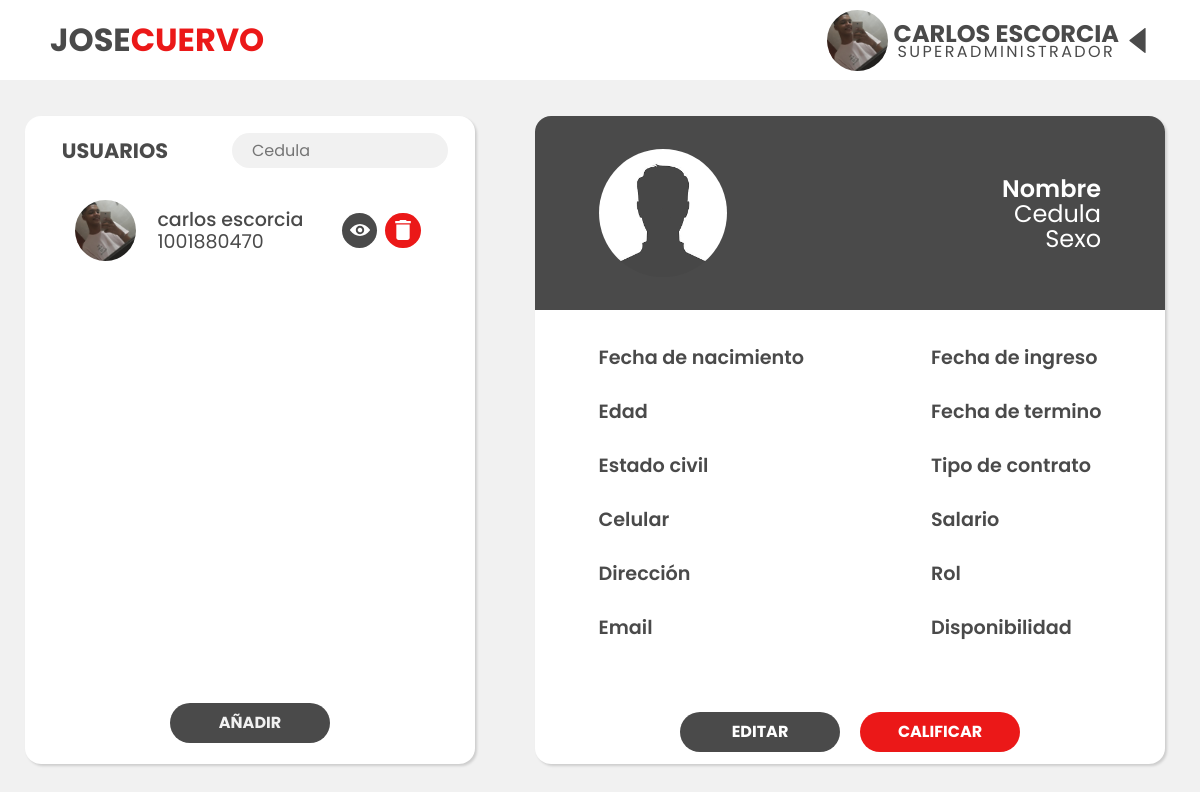
Before: /dashboard (signed in) with the older database file.
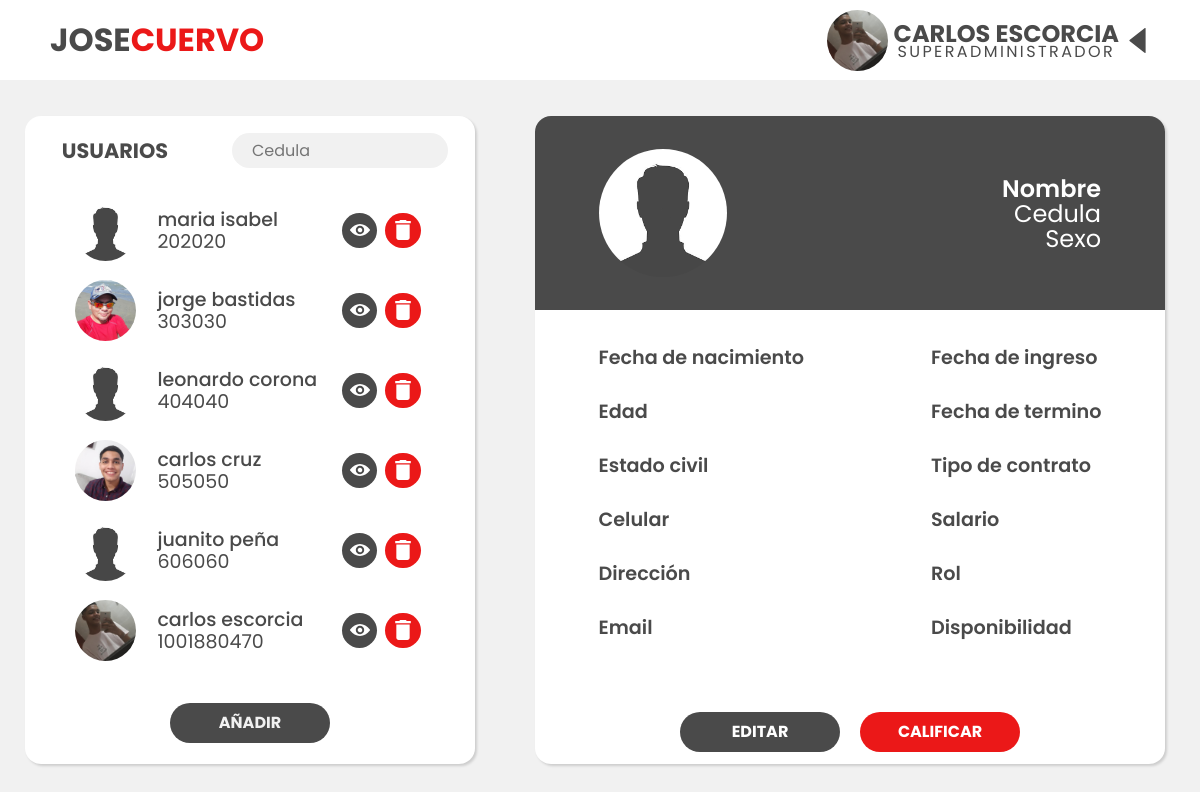
After: the same page with the newer database file.
### tables this page shows
CREATE TABLE usuario (CC INTEGER NOT NULL, nombre VARCHAR, apellido VARCHAR, edad INTEGER, sexo CHAR NOT NULL, fecha_nacimiento DATE, estado_civil VARCHAR, celular INTEGER, direccion VARCHAR, email VARCHAR, fecha_ingreso DATE, fecha_termino DATE, tipo_contrato VARCHAR, salario INTEGER, rol INTEGER, disponibilidad BOOLEAN, foto VARCHAR, contraseña VARCHAR, registrador VARCHAR, token VARCHAR, FOREIGN KEY (rol) REFERENCES rol (ID), PRIMARY KEY (CC));

### app.py (the view, shortened to what this page needs)
@app.route('/dashboard', methods=["GET","POST"])
def dashboard():
    if "usuario" in session:
        rol = roles[session["rol"]]
        target = "USUARIOS"
        if session["rol"] == 2:
            target = "EMPLEADOS"
        if request.method == "GET":
            if session["rol"] != 3:
                nombres = session["nombre"] + " " + session["apellido"]
                nombres = nombres.upper()
                imagen = "imgs/default.png"
                try:
                    with sqlite3.connect('joseCuervoDB.db') as con:
                        con.row_factory = sqlite3.Row
                        cur = con.cursor()
                        if session["rol"] == 2:
                            cur.execute("SELECT CC,nombre,foto,apellido FROM usuario WHERE CC != ? AND rol = ? AND disponibilidad=?",[session["usuario"],3,1])
                        else:
                            cur.execute("SELECT CC,nombre,foto,apellido FROM usuario WHERE CC != ? AND disponibilidad=?",[session["usuario"],1])
                        row = cur.fetchall()
                except Error  as er:
                    print('SQLite error: %s' % (' '.join(er.args)))
                return render_template("dashboard.html",nombre=nombres, rol=rol,target=target, row = row,Unombre="Nombre",cedula="Cedula",sexo="Sexo",imagen=imagen,perfil=session["foto"])
            else:
                return redirect("/empleado")
    else:
        return redirect("/")

### templates/dashboard.html (shortened to what this page needs)
{% extends "layout.html" %}
{% block head %}
<link rel="stylesheet" href="{{ url_for('static', filename='styles/vistaAdmin.css') }}">
{% endblock %}
{% block content %}
<main>
    <div class="tabla-usuarios">
        <div class="tabla-usuarios-top">
            <label>{{ target }}</label>
            <div class="search">
                <input type="text" name="" onkeyup="buscar()" id="search-box" placeholder="Cedula">
            </div>
        </div>
        <ul id="tabla">
            {% for r in row %}
            <li>
                <div class="user">
                    <img src='{{ url_for("static", filename=r[2])}}' alt="" class="foto-perfil">
                    <div class="user__info">
                        <p id="Tnombre">{{r["nombre"]}} {{r["apellido"]}}</p>
                        <p>{{r["CC"]}}</p>
                    </div>
                    <div class="buttons">
                        <a class="view" href="{{url_for('buscar',cedula=r['CC'])}}">
                            <img src="{{ url_for('static', filename='imgs/eye.svg') }}" alt="">
                        </a>
                        <a class="delete" onclick="disponible('{{r[0]}}')">
                            <img src="{{ url_for('static', filename='imgs/delete.svg') }}" alt="">
                        </a>
                    </div>
                </div>
            </li>
            {% endfor %}
        </ul>
        <div class="tabla-usuario-boton">
            <a class="button" href="/registro">AÑADIR</a>
        </div>
    </div>
    <div class="info-usuarios">
        <div class="top-info">
            <img src="{{ url_for('static', filename=imagen) }}" alt="">
            <div class="usuario-info-ocupacion">
                <p class="nombre">{{Unombre}}</p>
                <p class="cedula">{{cedula}}</p>
                <p class="ocupacion">{{sexo}}</p>
            </div>
        </div>
        <div class="formulario">
            <div class="izq">
                <div>
                    <p class="titulo">Fecha de nacimiento</p>
                    <p>{{nacimiento}}</p>
                </div>
                <div>
                    <p class="titulo">Edad</p>
                    <p>{{edad}}</p>
                </div>
                <div>
                    <p class="titulo">Estado civil</p>
                    <p>{{estado}}</p>
                </div>
                <div>
                    <p class="titulo">Celular</p>
                    <p>{{celular}}</p>
                </div>
                <div>
                    <p class="titulo">Dirección</p>
                    <p>{{direccion}}</p>
                </div>
                <div>
                    <p class="titulo">Email</p>
                    <p>{{email}}</p>
                </div>
            </div>
            <div class="der">
                <div>
                    <p class="titulo">Fecha de ingreso</p>
                    <p>{{ingreso}}</p>
                </div>
                <div>
                    <p class="titulo">Fecha de termino</p>
                    <p>{{termino}}</p>
                </div>
                <div>
                    <p class="titulo">Tipo de contrato</p>
                    <p>{{tipo}}</p>
                </div>
                <div>
                    <p class="titulo">Salario</p>
                    <p>{{salario}}</p>
                </div>
                <div>
                    <p class="titulo">Rol</p>
                    <p>{{Rol}}</p>
                </div>
                <div>
                    <p class="titulo">Disponibilidad</p>
                    <p>{{disponible}}</p>
                </div>
            </div>
        </div>
        <div class="info-usuarios-buttons">
            <a id="editar"  href="" class="button" >
                <p>EDITAR</p>
            </a>
            <a id="calificar" href="" class="button">
                <p>CALIFICAR</p>
            </a>
        </div>
    </div>
</main>
{% endblock %}

### templates/layout.html (shortened to what this page needs)
<!DOCTYPE html>
<html lang="en">
<head>
    <link rel="stylesheet" href="{{ url_for('static', filename='styles/normalize.css') }}">
    <link rel="stylesheet" href="{{ url_for('static', filename='styles/layout.css') }}">
    <link rel="stylesheet" href="{{ url_for('static', filename='styles/alertas.css') }}">
    <link rel="stylesheet" href="https://cdnjs.cloudflare.com/ajax/libs/font-awesome/4.7.0/css/font-awesome.min.css">
    {% block head %}
    {% endblock %}
</head>
<body>
    <nav class="top">
        <div class="navegacion">
            <a href="/dashboard">
                <label id="logo">JOSE<span>CUERVO</span></label>
            </a>
            <div class="menu">
                <div class="cuenta">
                    <img src="{{ url_for('static', filename=perfil) }}" alt="foto" id="perfil">
                    <div>
                        <label id="nombre">{{nombre}}</label>
                        <label id="rol">{{rol}}</label>
                    </div>
                    <img src="{{ url_for('static', filename='imgs/downtriangle.svg') }}" alt="icono" id="iconT">
                </div>
            </div>
        </div>
    </nav>
    {% block content %}
    {% endblock %}
</body>
</html>

### static/styles/layout.css (style rules this page uses)
body { background-color: var(--background-color); }
.top { height: 80px; width: 100%; background-color: var(--white); }
.navegacion { display: flex; justify-content: space-between; padding: 0 50px; align-items: center; height: 100%; }
#logo { font-size: 2rem; font-weight: 700; }
#logo span { font-size: 2rem; font-weight: 700; color: var(--main-color); }
.cuenta { display: flex; height: 100%; align-items: center; }
.cuenta div { display: flex; flex-direction: column; justify-content: center; height: 100%; }
#iconT { height: 25px; width: 25px; transform: rotate(90deg); transition: .4s; margin-left: 6px; }
#perfil { height: 61px; width: 61px; border-radius: 50%; object-fit: cover; margin-right: 6px; }
#nombre { font-size: 1.5rem; font-weight: 700; text-align: center; }
#rol { font-size: 1rem; text-align: center; margin-top:-0.7rem; letter-spacing: 0.15rem; }
.menu { position: relative; height: 100%; }
input { width: 80%; border: 2px solid var(--secondary-color); border-radius: 50px; height: 2rem; padding: 1rem 1rem; }

### static/styles/vistaAdmin.css (style rules this page uses)
main { width: 100%; min-height: calc(100vh - 80px); display: grid; grid-template-columns: minmax(500px, 2fr) minmax(700px, 3fr); align-items: center; }
.tabla-usuarios, .info-usuarios { background-color: white; border-radius: 1rem; width: 90%; margin: auto; height: 90%; box-shadow: rgba(0, 0, 0, 0.15) 1.95px 1.95px 2.6px; }
.tabla-usuarios { display: flex; flex-direction: column; align-items: center; }
.tabla-usuarios-top { width: 100%; display: flex; align-items: center; height: 70px; }
.tabla-usuarios-top label { font-size: 1.3rem; font-weight: 700; text-align: center; width: 40%; }
.search { display: flex; justify-content: center; width: 60%; }
.search input[type=text] { border: 0; background-color: var(--background-color); border-radius: 1.25rem; width: 80%; height: 2.2rem; padding: 0.75rem 1.25rem; }
#tabla { list-style-type: none; width: 97%; height: 80%; display: flex; flex-direction: column; align-items: center; overflow-y: scroll; }
#tabla li { width: 80%; height: 4.2rem; margin-top: 0.8rem; }
#tabla li p { word-break: break-all; white-space: normal; }
.view, .delete { display: flex; width: 2.2rem; height: 2.2rem; border: 0; margin: 0 4px; border-radius: 50%; justify-content: center; align-items: center; }
.view { background-color: var(--secondary-color); }
.delete { background-color: var(--main-color); }
.delete img, .view img { object-fit: cover; height: 20px; width: 20px; }
.foto-perfil { height: 61px; width: 61px; border-radius: 50%; object-fit: cover; margin-right: 6px; }
.user { width: 100%; height: 98%; display: flex; align-items: center; justify-content: space-evenly; min-width: 290px; }
.user__info { display: flex; justify-content: center; flex-direction: column; width: 70%; height: 98%; font-size: 0.85em; }
.user__info p { font-size: 1.4em; font-weight: 500; padding-left: 15px; }
.user__info p + p { font-size: 1.4em; font-weight: 400; margin-top: -7px; }
.buttons { max-width: 100px; display: flex; }
.tabla-usuario-boton { display: flex; width: 100%; height: calc(20% - 70px); justify-content: center; align-items: center; margin-bottom: 12px; }
.info-usuarios-buttons p { color: white; }
.button { border: 0; border-radius: 25px; height: 2.5rem; width: 10rem; color: var(--background-color); background-color: var(--secondary-color); font-weight: bold; align-items: center; }
.top-info { display: flex; background: var(--secondary-color); border-radius: 1rem 1rem 0 0; width: 100%; height: 30%; align-items: center; justify-content: space-between; padding: 0 4rem; }
.top-info img { background: white; height: 8rem; width: 8rem; border-radius: 50%; object-fit: cover; }
.top-info p { text-align: right; color: white; }
.nombre { font-size: 1.5rem; font-weight: 600; }
.cedula { font-size: 1.5rem; margin-top: -10px; }
.ocupacion { font-size: 1.5rem; font-weight: 400; margin-top: -10px; }
.titulo { color: var(--secondary-color); font-weight: 600; font-size: 1.2rem; }
.izq p,.der p { min-height: 2rem; word-break: break-all; white-space: normal; }
.izq p + p,.der p + p { margin-top: -10px; }
.formulario { height: 60%; display: flex; justify-content: space-around; align-items: center; }
.info-usuarios-buttons { height: 10%; display: flex; justify-content: center; align-items: center; }
#calificar { background: var(--main-color); margin-left: 20px; }
a { display: flex; align-items: center; justify-content: center; text-decoration: none; }

Changed rows visible on the page:
added usuario: foto (placeholder picture), nombre "maria", apellido "isabel", CC "202020"
added usuario: foto (picture), nombre "jorge", apellido "bastidas", CC "303030"
added usuario: foto (placeholder picture), nombre "leonardo", apellido "corona", CC "404040"
added usuario: foto (picture), nombre "carlos", apellido "cruz", CC "505050"
added usuario: foto (placeholder picture), nombre "juanito", apellido "peña", CC "606060"
